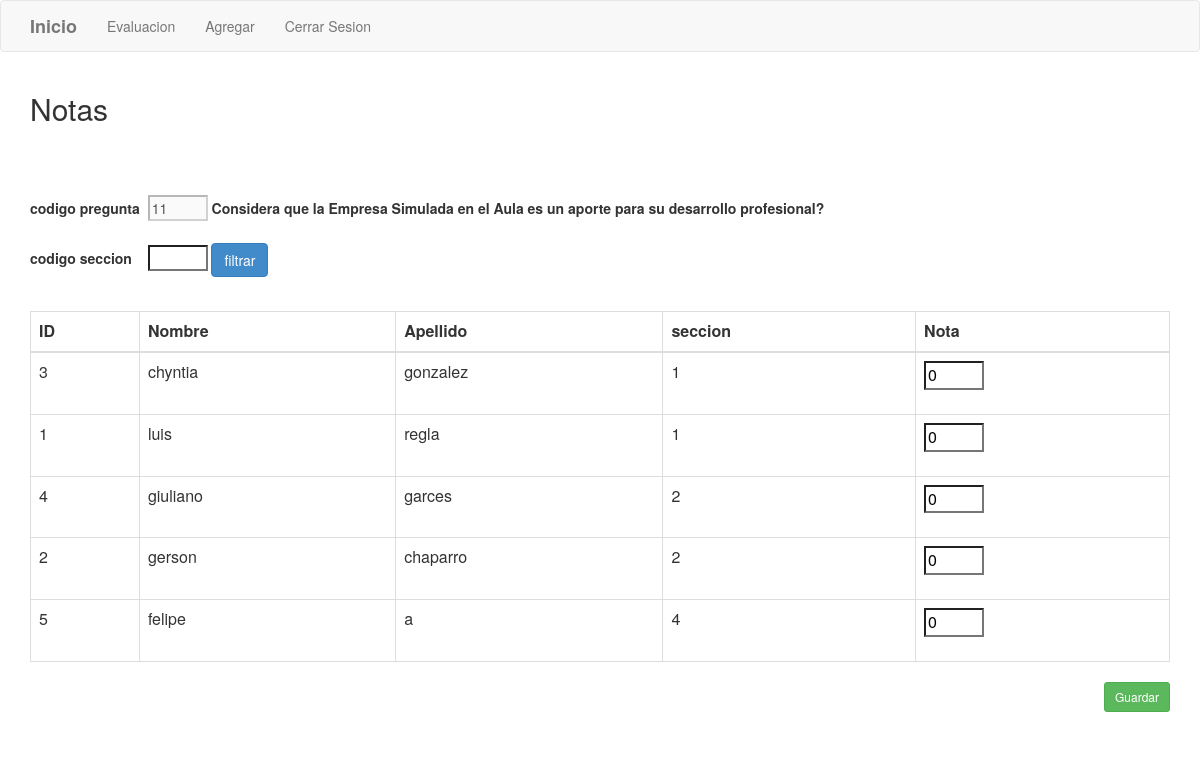
Before: /ver.php with the older database file.
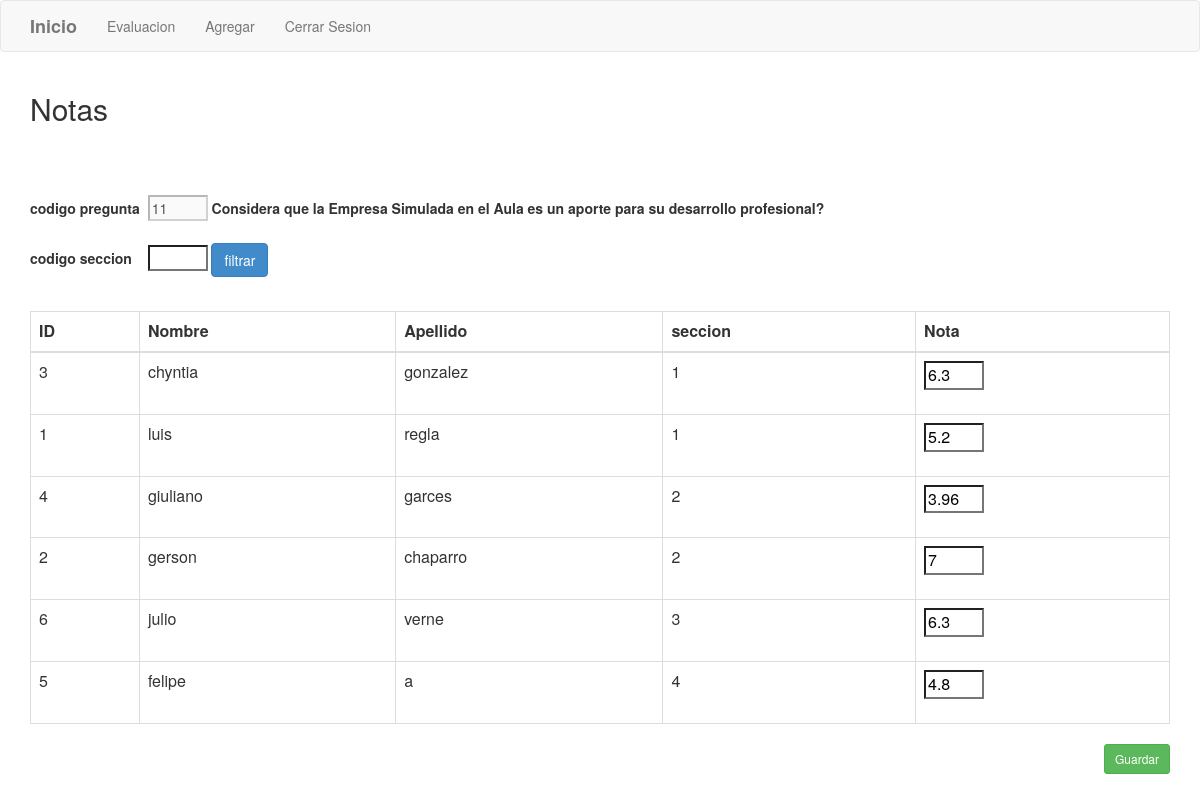
After: the same page with the newer database file.
### tables this page shows
CREATE TABLE IF NOT EXISTS `notas` (
  `id` int(11) NOT NULL AUTO_INCREMENT,
  `nota` float NOT NULL,
  `id_alumno` int(11) NOT NULL,
  `id_pregunta` int(11) NOT NULL,
  PRIMARY KEY (`id`)
);

CREATE TABLE IF NOT EXISTS `alumnos` (
  `id` int(11) NOT NULL AUTO_INCREMENT,
  `nombre` varchar(30) NOT NULL,
  `apellido` varchar(40) NOT NULL,
  `seccion` varchar(25) NOT NULL,
  PRIMARY KEY (`id`)
);

### php/tabla.php (the view, shortened to what this page needs)
<form action="ver.php" method="post">
	<label>codigo pregunta</label> &nbsp;<input type="text" name="pregunta" value="11" disabled id="pregunta" class="sol"> <label>Considera que la Empresa Simulada en el Aula es un aporte para su desarrollo profesional?</label>
	<div>
		<br>
		<label>codigo seccion&nbsp;&nbsp;&nbsp;</label> <input type="text" name="secion" id="seccion" class="sol">
		<button action="ver.php" class="btn btn-primary">filtrar</button>
	</div>
</form>
<br>
<?php
include "conexion.php";
if(!empty($_POST)){
	$sql1= "select alumnos.id,nombre,apellido,seccion,notas.nota,id_pregunta from alumnos, notas, preguntas where id_pregunta=11 and alumnos.id=notas.id_alumno and seccion=\"$_POST[secion]\" and preguntas.id=id_pregunta order by seccion asc";
	$query = $con->query($sql1);
}else{
	$sql1= "select alumnos.id,nombre,apellido,seccion,notas.nota,id_pregunta from alumnos, notas, preguntas where id_pregunta=11 and alumnos.id=notas.id_alumno and preguntas.id=id_pregunta order by seccion asc";
	$query = $con->query($sql1);
}
?>
<?php if($query->num_rows>0):?>
	<table class="table table-bordered table-hover">
		<thead>
			<th >ID</th>
			<th>Nombre</th>
			<th>Apellido</th>
			<th>seccion</th>
			<th>Nota</th>
		</thead>
		<?php while ($r=$query->fetch_array()):?>
			<tr>
				<td  name="id" ><?php echo $r["id"]; ?></td>
				<td><?php echo $r["nombre"]; ?></td>
				<td><?php echo $r["apellido"]; ?></td>
				<td><?php echo $r["seccion"]; ?></td>
				<td><?php
				echo '<form>';
				echo '<input type="text" class="sol" name="nota" value="'.$r["nota"].'" />';
				echo '</form>';
				?></td>
			</tr>
		<?php endwhile;?>
	</table>
<?php else:?>
	<p class="alert alert-warning">No hay resultados</p>
<?php endif;?>
<div>
	<form role="form" method="post" action="#">
		<button class="btn btn-sm btn-success perro">Guardar
		</button>
	</form>
</div>

Changed rows visible on the page:
changed notas "chyntia": nota "0" → "6.3"
changed notas "luis": nota "0" → "5.2"
changed notas "giuliano": nota "0" → "3.96"
changed notas "gerson": nota "0" → "7"
added notas: id_alumno "6", id_alumno.nombre "julio", id_alumno.apellido "verne", id_alumno.seccion "3", nota "6.3"
changed notas "felipe": nota "0" → "4.8"
